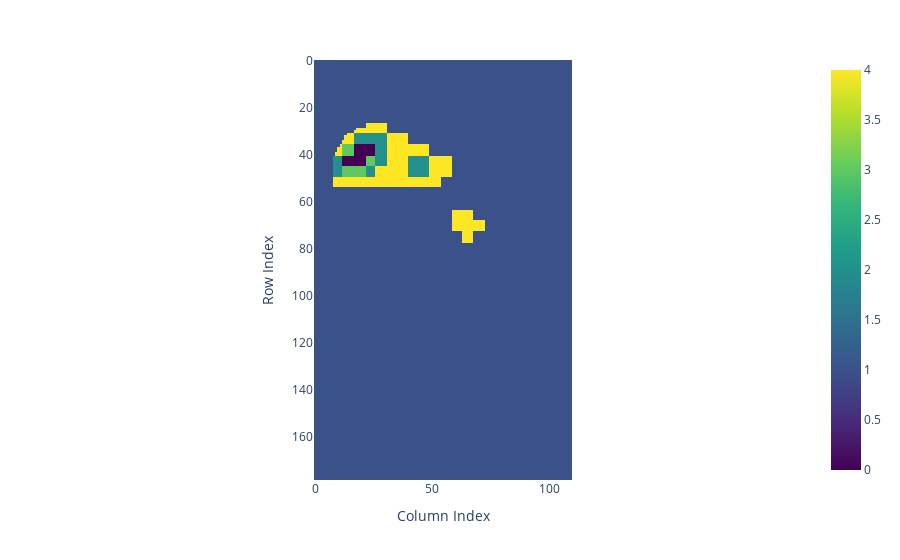

Write notebook code for a chart like this one.
### Markdown cell above
Economic Activity

### Code cell
if menu['raster_processing']:  
    rad_path = os.path.join(output_folder, city + '_avg_rad_sum.tif')
    with rasterio.open(rad_path) as src:
        rad_data = src.read(1)
        rad_data[rad_data == -9999] = np.nan
        rad_data = np.nan_to_num(rad_data, nan=0) 
        
        transform = src.transform
    rad_cluster_labels = create_raster_clusters(rad_data, n_clusters=5)
    plot_cluster_labels_plotly(rad_cluster_labels)
    if cluster_labels is not None:
        print("Cluster labels shape:", rad_cluster_labels.shape)
        rad_cluster_gdf = get_cluster_boundaries(rad_cluster_labels, transform)
        rad_cluster = describe_cluster_location(rad_cluster_gdf, aoi_file)
        rad_cluster
    find_highest_lowest_pixel_value(rad_data)

### Figure 1 — Plotly figure (JSON) as saved in the notebook; plotly's stock layout.template omitted (floating-point values rounded to 4 significant figures; data arrays with more than 128 entries replaced by an {"elided": "..."} marker saying what was removed)
{"data": [{"coloraxis": "coloraxis", "hovertemplate": "x: %{x}<br>y: %{y}<br>color: %{z}<extra></extra>", "name": "0", "type": "heatmap", "xaxis": "x", "yaxis": "y", "z": {"elided": "179x110 int values"}}], "layout": {"coloraxis": {"colorscale": [[0, "#440154"], [0.1111, "#482878"], [0.2222, "#3e4989"], [0.3333, "#31688e"], [0.4444, "#26828e"], [0.5556, "#1f9e89"], [0.6667, "#35b779"], [0.7778, "#6ece58"], [0.8889, "#b5de2b"], [1, "#fde725"]]}, "margin": {"t": 60}, "xaxis": {"anchor": "y", "constrain": "domain", "domain": [0, 1], "scaleanchor": "y", "title": {"text": "Column Index"}}, "yaxis": {"anchor": "x", "autorange": "reversed", "constrain": "domain", "domain": [0, 1], "title": {"text": "Row Index"}}}}
